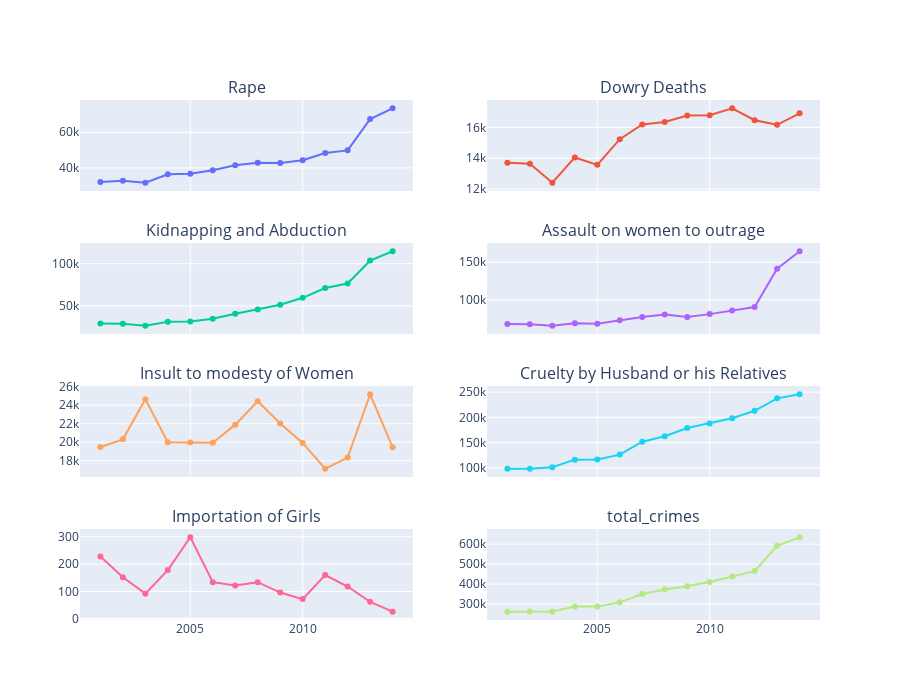

Notebook code for this chart:
### Markdown cell above
**Have a more simple look also about all the crimes**

### Code cell
from plotly.subplots import make_subplots

fig = make_subplots(rows = 4, cols = 2, shared_xaxes=True,
                    vertical_spacing=0.1,
                    subplot_titles=("Rape","Dowry Deaths",
                                    "Kidnapping and Abduction",
                                    "Assault on women to outrage",
                                    "Insult to modesty of Women",
                                    "Cruelty by Husband or his Relatives",
                                    "Importation of Girls", "total_crimes"))

fig.add_trace(go.Scatter(x = df1.index, y = df1['Rape']),row = 1, col = 1)
fig.add_trace(go.Scatter(x = df1.index, y = df1['Dowry Deaths']),row = 1, col = 2)
fig.add_trace(go.Scatter(x = df1.index, y = df1['Kidnapping and Abduction']),row = 2, col = 1)
fig.add_trace(go.Scatter(x = df1.index, y = df1['Assault on women with intent to outrage her modesty']),row = 2, col = 2)
fig.add_trace(go.Scatter(x = df1.index, y = df1['Insult to modesty of Women']),row = 3, col = 1)
fig.add_trace(go.Scatter(x = df1.index, y = df1['Cruelty by Husband or his Relatives']),row = 3, col = 2)
fig.add_trace(go.Scatter(x = df1.index, y = df1['Importation of Girls']),row= 4 , col = 1)
fig.add_trace(go.Scatter(x = df1.index, y = df1['total_crimes']),row = 4, col = 2)

fig.update_layout(height=700, showlegend=False)

fig.show()

### Figure 1 — Plotly figure (JSON) as saved in the notebook; plotly's stock layout.template omitted (floating-point values rounded to 4 significant figures)
{"data": [{"type": "scatter", "x": [2001, 2002, 2003, 2004, 2005, 2006, 2007, 2008, 2009, 2010, 2011, 2012, 2013, 2014], "xaxis": "x", "y": [32150, 32746, 31694, 36466, 36718, 38696, 41474, 42934, 42794, 44344, 48412, 49846, 67414, 73470], "yaxis": "y"}, {"type": "scatter", "x": [2001, 2002, 2003, 2004, 2005, 2006, 2007, 2008, 2009, 2010, 2011, 2012, 2013, 2014], "xaxis": "x2", "y": [13702, 13644, 12416, 14052, 13574, 15236, 16186, 16344, 16766, 16782, 17236, 16466, 16166, 16910], "yaxis": "y2"}, {"type": "scatter", "x": [2001, 2002, 2003, 2004, 2005, 2006, 2007, 2008, 2009, 2010, 2011, 2012, 2013, 2014], "xaxis": "x3", "y": [29290, 29012, 26592, 31156, 31500, 34828, 40832, 45878, 51482, 59590, 71130, 76524, 103762, 114622], "yaxis": "y3"}, {"type": "scatter", "x": [2001, 2002, 2003, 2004, 2005, 2006, 2007, 2008, 2009, 2010, 2011, 2012, 2013, 2014], "xaxis": "x4", "y": [68248, 67886, 65878, 69134, 68350, 73234, 77468, 80826, 77422, 81226, 85936, 90702, 141478, 164470], "yaxis": "y4"}, {"type": "scatter", "x": [2001, 2002, 2003, 2004, 2005, 2006, 2007, 2008, 2009, 2010, 2011, 2012, 2013, 2014], "xaxis": "x5", "y": [19492, 20310, 24650, 20002, 19968, 19932, 21900, 24428, 22018, 19922, 17140, 18346, 25178, 19470], "yaxis": "y5"}, {"type": "scatter", "x": [2001, 2002, 2003, 2004, 2005, 2006, 2007, 2008, 2009, 2010, 2011, 2012, 2013, 2014], "xaxis": "x6", "y": [98340, 98474, 101406, 116242, 116638, 126256, 151860, 162688, 179092, 188082, 198270, 213054, 237732, 245754], "yaxis": "y6"}, {"type": "scatter", "x": [2001, 2002, 2003, 2004, 2005, 2006, 2007, 2008, 2009, 2010, 2011, 2012, 2013, 2014], "xaxis": "x7", "y": [228, 152, 92, 178, 298, 134, 122, 134, 96, 72, 160, 118, 62, 26], "yaxis": "y7"}, {"type": "scatter", "x": [2001, 2002, 2003, 2004, 2005, 2006, 2007, 2008, 2009, 2010, 2011, 2012, 2013, 2014], "xaxis": "x8", "y": [261450, 262224, 262728, 287230, 287046, 308316, 349842, 373232, 389670, 410018, 438284, 465056, 591792, 634722], "yaxis": "y8"}], "layout": {"annotations": [{"font": {"size": 16}, "showarrow": false, "text": "Rape", "x": 0.225, "xanchor": "center", "xref": "paper", "y": 1, "yanchor": "bottom", "yref": "paper"}, {"font": {"size": 16}, "showarrow": false, "text": "Dowry Deaths", "x": 0.775, "xanchor": "center", "xref": "paper", "y": 1, "yanchor": "bottom", "yref": "paper"}, {"font": {"size": 16}, "showarrow": false, "text": "Kidnapping and Abduction", "x": 0.225, "xanchor": "center", "xref": "paper", "y": 0.725, "yanchor": "bottom", "yref": "paper"}, {"font": {"size": 16}, "showarrow": false, "text": "Assault on women to outrage", "x": 0.775, "xanchor": "center", "xref": "paper", "y": 0.725, "yanchor": "bottom", "yref": "paper"}, {"font": {"size": 16}, "showarrow": false, "text": "Insult to modesty of Women", "x": 0.225, "xanchor": "center", "xref": "paper", "y": 0.45, "yanchor": "bottom", "yref": "paper"}, {"font": {"size": 16}, "showarrow": false, "text": "Cruelty by Husband or his Relatives", "x": 0.775, "xanchor": "center", "xref": "paper", "y": 0.45, "yanchor": "bottom", "yref": "paper"}, {"font": {"size": 16}, "showarrow": false, "text": "Importation of Girls", "x": 0.225, "xanchor": "center", "xref": "paper", "y": 0.175, "yanchor": "bottom", "yref": "paper"}, {"font": {"size": 16}, "showarrow": false, "text": "total_crimes", "x": 0.775, "xanchor": "center", "xref": "paper", "y": 0.175, "yanchor": "bottom", "yref": "paper"}], "height": 700, "showlegend": false, "xaxis": {"anchor": "y", "domain": [0, 0.45], "matches": "x7", "showticklabels": false}, "xaxis2": {"anchor": "y2", "domain": [0.55, 1], "matches": "x8", "showticklabels": false}, "xaxis3": {"anchor": "y3", "domain": [0, 0.45], "matches": "x7", "showticklabels": false}, "xaxis4": {"anchor": "y4", "domain": [0.55, 1], "matches": "x8", "showticklabels": false}, "xaxis5": {"anchor": "y5", "domain": [0, 0.45], "matches": "x7", "showticklabels": false}, "xaxis6": {"anchor": "y6", "domain": [0.55, 1], "matches": "x8", "showticklabels": false}, "xaxis7": {"anchor": "y7", "domain": [0, 0.45]}, "xaxis8": {"anchor": "y8", "domain": [0.55, 1]}, "yaxis": {"anchor": "x", "domain": [0.825, 1]}, "yaxis2": {"anchor": "x2", "domain": [0.825, 1]}, "yaxis3": {"anchor": "x3", "domain": [0.55, 0.725]}, "yaxis4": {"anchor": "x4", "domain": [0.55, 0.725]}, "yaxis5": {"anchor": "x5", "domain": [0.275, 0.45]}, "yaxis6": {"anchor": "x6", "domain": [0.275, 0.45]}, "yaxis7": {"anchor": "x7", "domain": [0, 0.175]}, "yaxis8": {"anchor": "x8", "domain": [0, 0.175]}}}
